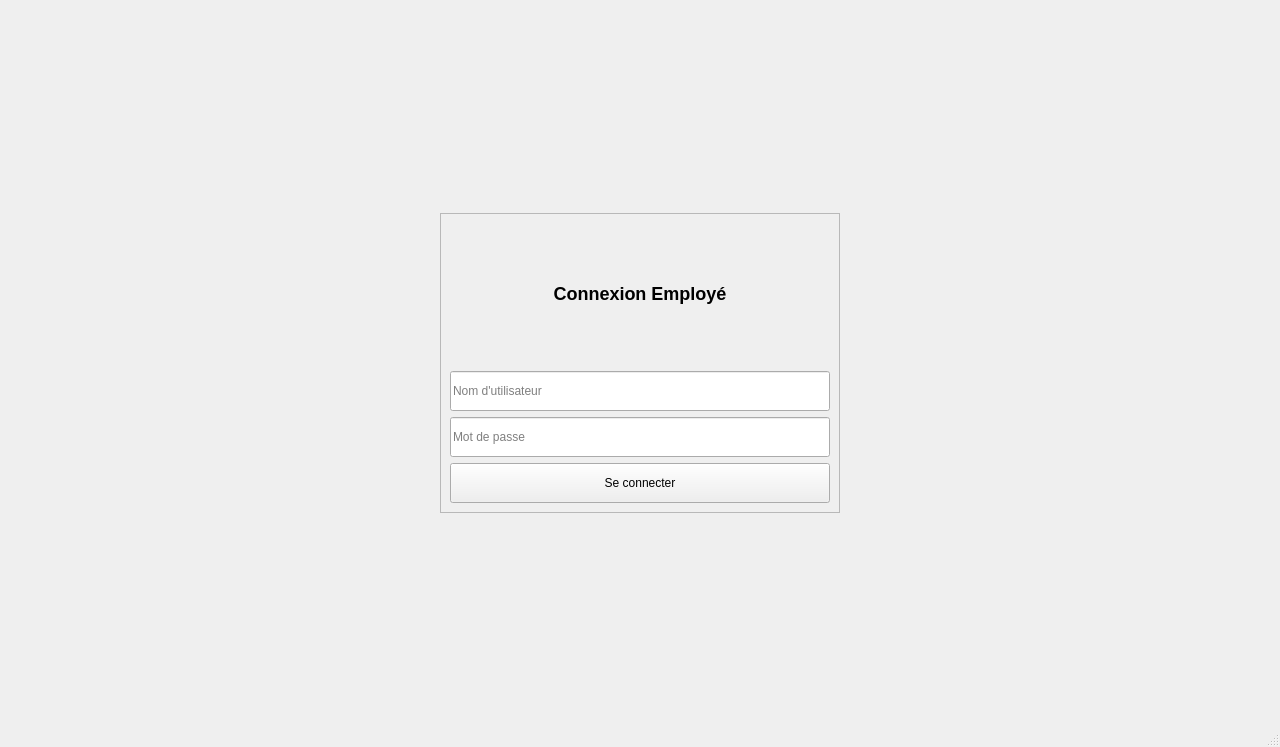
<?xml version="1.0" encoding="UTF-8"?>
<ui version="4.0">
 <class>EmployesPage</class>
 <widget class="QMainWindow" name="EmployesPage">
  <property name="geometry">
   <rect>
    <x>0</x>
    <y>0</y>
    <width>1280</width>
    <height>720</height>
   </rect>
  </property>
  <property name="windowTitle">
   <string>Pet Manager - Gestion des Employés</string>
  </property>
  <widget class="QWidget" name="centralwidget">
   <layout class="QVBoxLayout" name="verticalLayout">
    <item>
     <widget class="QStackedWidget" name="stackedWidget">
      <property name="currentIndex">
       <number>0</number>
      </property>
      <widget class="QWidget" name="pageLogin">
       <layout class="QVBoxLayout" name="verticalLayout_2">
        <item>
         <spacer name="verticalSpacer">
          <property name="orientation">
           <enum>Qt::Vertical</enum>
          </property>
          <property name="sizeHint" stdset="0">
           <size>
            <width>20</width>
            <height>40</height>
           </size>
          </property>
         </spacer>
        </item>
        <item alignment="Qt::AlignHCenter">
         <widget class="QFrame" name="frame">
          <property name="minimumSize">
           <size>
            <width>400</width>
            <height>300</height>
           </size>
          </property>
          <property name="frameShape">
           <enum>QFrame::StyledPanel</enum>
          </property>
          <property name="frameShadow">
           <enum>QFrame::Raised</enum>
          </property>
          <layout class="QVBoxLayout" name="verticalLayout_3">
           <item>
            <widget class="QLabel" name="labelTitle">
             <property name="text">
              <string>&lt;h2&gt;Connexion Employé&lt;/h2&gt;</string>
             </property>
             <property name="alignment">
              <set>Qt::AlignCenter</set>
             </property>
            </widget>
           </item>
           <item>
            <widget class="QLineEdit" name="txtLoginUsername">
             <property name="placeholderText">
              <string>Nom d'utilisateur</string>
             </property>
             <property name="minimumSize">
              <size>
               <width>0</width>
               <height>40</height>
              </size>
             </property>
            </widget>
           </item>
           <item>
            <widget class="QLineEdit" name="txtLoginPassword">
             <property name="echoMode">
              <enum>QLineEdit::Password</enum>
             </property>
             <property name="placeholderText">
              <string>Mot de passe</string>
             </property>
             <property name="minimumSize">
              <size>
               <width>0</width>
               <height>40</height>
              </size>
             </property>
            </widget>
           </item>
           <item>
            <widget class="QPushButton" name="btnLogin">
             <property name="minimumSize">
              <size>
               <width>0</width>
               <height>40</height>
              </size>
             </property>
             <property name="text">
              <string>Se connecter</string>
             </property>
            </widget>
           </item>
          </layout>
         </widget>
        </item>
        <item>
         <spacer name="verticalSpacer_2">
          <property name="orientation">
           <enum>Qt::Vertical</enum>
          </property>
          <property name="sizeHint" stdset="0">
           <size>
            <width>20</width>
            <height>40</height>
           </size>
          </property>
         </spacer>
        </item>
       </layout>
      </widget>
      <widget class="QWidget" name="pageCRUD">
       <layout class="QHBoxLayout" name="horizontalLayout">
        <item>
         <widget class="QFrame" name="frameSidebar">
          <property name="minimumSize">
           <size>
            <width>220</width>
            <height>0</height>
           </size>
          </property>
          <property name="maximumSize">
           <size>
            <width>220</width>
            <height>16777215</height>
           </size>
          </property>
          <layout class="QVBoxLayout" name="verticalLayout_4">
           <item>
            <widget class="QLabel" name="labelLogo">
             <property name="text">
              <string>&lt;h3&gt;Pet Manager&lt;/h3&gt;</string>
             </property>
             <property name="alignment">
              <set>Qt::AlignCenter</set>
             </property>
            </widget>
           </item>
           <item>
            <widget class="QPushButton" name="btnAccueil">
             <property name="text">
              <string>🏠 Accueil</string>
             </property>
             <property name="minimumSize">
              <size>
               <width>0</width>
               <height>40</height>
              </size>
             </property>
            </widget>
           </item>
           <item>
            <widget class="QPushButton" name="btnAnimaux">
             <property name="text">
              <string>🐾 Animaux</string>
             </property>
             <property name="minimumSize">
              <size>
               <width>0</width>
               <height>40</height>
              </size>
             </property>
            </widget>
           </item>
           <item>
            <widget class="QPushButton" name="btnRdv">
             <property name="text">
              <string>📅 Rendez-vous</string>
             </property>
             <property name="minimumSize">
              <size>
               <width>0</width>
               <height>40</height>
              </size>
             </property>
            </widget>
           </item>
           <item>
            <widget class="QPushButton" name="btnStock">
             <property name="text">
              <string>📦 Stock</string>
             </property>
             <property name="minimumSize">
              <size>
               <width>0</width>
               <height>40</height>
              </size>
             </property>
            </widget>
           </item>
           <item>
            <widget class="QPushButton" name="btnCommandes">
             <property name="text">
              <string>🛒 Commandes</string>
             </property>
             <property name="minimumSize">
              <size>
               <width>0</width>
               <height>40</height>
              </size>
             </property>
            </widget>
           </item>
           <item>
            <widget class="QPushButton" name="btnFournisseurs">
             <property name="text">
              <string>🚚 Fournisseurs</string>
             </property>
             <property name="minimumSize">
              <size>
               <width>0</width>
               <height>40</height>
              </size>
             </property>
            </widget>
           </item>
           <item>
            <widget class="QPushButton" name="btnEmployes">
             <property name="text">
              <string>👥 Employés</string>
             </property>
             <property name="minimumSize">
              <size>
               <width>0</width>
               <height>40</height>
              </size>
             </property>
            </widget>
           </item>
           <item>
            <widget class="QPushButton" name="btnParametres">
             <property name="text">
              <string>⚙️ Paramètres</string>
             </property>
             <property name="minimumSize">
              <size>
               <width>0</width>
               <height>40</height>
              </size>
             </property>
            </widget>
           </item>
           <item>
            <spacer name="verticalSpacer_3">
             <property name="orientation">
              <enum>Qt::Vertical</enum>
             </property>
             <property name="sizeHint" stdset="0">
              <size>
               <width>20</width>
               <height>40</height>
              </size>
             </property>
            </spacer>
           </item>
           <item>
            <widget class="QPushButton" name="btnLogout">
             <property name="text">
              <string>🚪 Déconnexion</string>
             </property>
             <property name="minimumSize">
              <size>
               <width>0</width>
               <height>40</height>
              </size>
             </property>
            </widget>
           </item>
          </layout>
         </widget>
        </item>
        <item>
         <widget class="QFrame" name="frameContent">
          <layout class="QVBoxLayout" name="verticalLayout_5">
           <item>
            <widget class="QFrame" name="frameHeader">
             <property name="styleSheet">
              <string>border-bottom: 1px solid #E0E0E0; padding-bottom: 12px; margin-bottom: 12px;</string>
             </property>
             <layout class="QHBoxLayout" name="horizontalLayoutHeader">
              <property name="leftMargin">
               <number>0</number>
              </property>
              <property name="topMargin">
               <number>0</number>
              </property>
              <property name="rightMargin">
               <number>0</number>
              </property>
              <property name="bottomMargin">
               <number>0</number>
              </property>
              <item>
               <widget class="QLabel" name="labelTitleIcon">
                <property name="styleSheet">
                 <string>font-size: 28px;</string>
                </property>
                <property name="text">
                 <string>👥</string>
                </property>
               </widget>
              </item>
              <item>
               <widget class="QLabel" name="labelPageTitle">
                <property name="text">
                 <string>Gestion des Employés</string>
                </property>
                <property name="styleSheet">
                 <string>font-size: 24px; font-weight: bold; color: #2D3436;</string>
                </property>
               </widget>
              </item>
              <item>
               <spacer name="horizontalSpacer">
                <property name="orientation">
                 <enum>Qt::Horizontal</enum>
                </property>
                <property name="sizeHint" stdset="0">
                 <size>
                  <width>40</width>
                  <height>20</height>
                 </size>
                </property>
               </spacer>
              </item>
              <item>
               <widget class="QFrame" name="frameBellContainer">
                <property name="frameShape">
                 <enum>QFrame::NoFrame</enum>
                </property>
                <layout class="QGridLayout" name="gridLayoutBell">
                 <property name="leftMargin">
                  <number>0</number>
                 </property>
                 <property name="topMargin">
                  <number>0</number>
                 </property>
                 <property name="rightMargin">
                  <number>0</number>
                 </property>
                 <property name="bottomMargin">
                  <number>0</number>
                 </property>
                 <item row="0" column="0">
                  <widget class="QLabel" name="labelBell">
                   <property name="styleSheet">
                    <string>font-size: 24px;</string>
                   </property>
                   <property name="text">
                    <string>🔔</string>
                   </property>
                  </widget>
                 </item>
                 <item row="0" column="0" alignment="Qt::AlignRight|Qt::AlignTop">
                  <widget class="QLabel" name="labelNotifBadge">
                   <property name="styleSheet">
                    <string>background-color: #D9534F; color: white; border-radius: 9px; font-size: 10px; font-weight: bold; padding: 2px 5px; min-width: 18px; min-height: 18px; qproperty-alignment: AlignCenter;</string>
                   </property>
                   <property name="text">
                    <string>0</string>
                   </property>
                  </widget>
                 </item>
                </layout>
               </widget>
              </item>
              <item>
               <widget class="QLabel" name="labelAvatar">
                <property name="styleSheet">
                 <string>font-size: 24px; color: #2A8C82; border: 2px solid #2A8C82; border-radius: 22px; min-width: 44px; min-height: 44px;</string>
                </property>
                <property name="text">
                 <string>👤</string>
                </property>
                <property name="alignment">
                 <set>Qt::AlignCenter</set>
                </property>
               </widget>
              </item>
              <item>
               <layout class="QVBoxLayout" name="verticalLayoutUser">
                <item>
                 <widget class="QLabel" name="labelUserName">
                  <property name="text">
                   <string>Dr. Sami Ben Ali</string>
                  </property>
                  <property name="styleSheet">
                   <string>font-weight: bold; font-size: 14px;</string>
                  </property>
                 </widget>
                </item>
                <item>
                 <widget class="QLabel" name="labelUserRole">
                  <property name="text">
                   <string>Médecin Vétérinaire</string>
                  </property>
                  <property name="styleSheet">
                   <string>color: #6C757D; font-size: 12px;</string>
                  </property>
                 </widget>
                </item>
               </layout>
              </item>
             </layout>
            </widget>
           </item>
           <item>
            <widget class="QTabWidget" name="tabWidget">
             <property name="currentIndex">
              <number>0</number>
             </property>
             <widget class="QWidget" name="tabListe">
              <attribute name="title">
               <string>Liste des employés</string>
              </attribute>
              <layout class="QVBoxLayout" name="verticalLayout_tabListe">
               <item>
                <widget class="QFrame" name="frameToolbar">
                 <layout class="QHBoxLayout" name="horizontalLayout_2">
                  <item>
                   <widget class="QLineEdit" name="txtRecherche">
                    <property name="placeholderText">
                     <string>Rechercher par nom ou prénom...</string>
                    </property>
                    <property name="minimumSize">
                     <size>
                      <width>0</width>
                      <height>35</height>
                     </size>
                    </property>
                   </widget>
                  </item>
                  <item>
                   <widget class="QComboBox" name="cmbTri">
                    <property name="minimumSize">
                     <size>
                      <width>0</width>
                      <height>35</height>
                     </size>
                    </property>
                    <item>
                     <property name="text">
                      <string>Aucun tri</string>
                     </property>
                    </item>
                    <item>
                     <property name="text">
                      <string>Trier par poste</string>
                     </property>
                    </item>
                   </widget>
                  </item>
                 </layout>
                </widget>
               </item>
               <item>
                <widget class="QTableWidget" name="tblEmployes">
                 <property name="columnCount">
                  <number>9</number>
                 </property>
                 <column><property name="text"><string>ID</string></property></column>
                 <column><property name="text"><string>Nom</string></property></column>
                 <column><property name="text"><string>Prénom</string></property></column>
                 <column><property name="text"><string>Email</string></property></column>
                 <column><property name="text"><string>Téléphone</string></property></column>
                 <column><property name="text"><string>Poste</string></property></column>
                 <column><property name="text"><string>Salaire</string></property></column>
                 <column><property name="text"><string>Date Embauche</string></property></column>
                 <column><property name="text"><string>Statut</string></property></column>
                </widget>
               </item>
               <item>
                <layout class="QHBoxLayout" name="horizontalLayout_3">
                 <item>
                  <widget class="QPushButton" name="btnAjouter">
                   <property name="minimumSize"><size><width>0</width><height>35</height></size></property>
                   <property name="text"><string>➕ Ajouter</string></property>
                  </widget>
                 </item>
                 <item>
                  <widget class="QPushButton" name="btnModifier">
                   <property name="minimumSize"><size><width>0</width><height>35</height></size></property>
                   <property name="text"><string>✏️ Modifier</string></property>
                  </widget>
                 </item>
                 <item>
                  <widget class="QPushButton" name="btnSupprimer">
                   <property name="minimumSize"><size><width>0</width><height>35</height></size></property>
                   <property name="text"><string>🗑️ Supprimer</string></property>
                  </widget>
                 </item>
                 <item>
                  <widget class="QPushButton" name="btnExporterPDF">
                   <property name="minimumSize"><size><width>0</width><height>35</height></size></property>
                   <property name="text"><string>📄 Export PDF</string></property>
                  </widget>
                 </item>
                 <item>
                  <widget class="QPushButton" name="btnExporterExcel">
                   <property name="minimumSize"><size><width>0</width><height>35</height></size></property>
                   <property name="text"><string>📊 Export Excel</string></property>
                  </widget>
                 </item>
                </layout>
               </item>
              </layout>
             </widget>
             <widget class="QWidget" name="tabStats">
              <attribute name="title">
               <string>Statistiques</string>
              </attribute>
              <layout class="QVBoxLayout" name="verticalLayout_tabStats">
               <item>
                <widget class="QFrame" name="frameChartPoste">
                 <property name="minimumSize"><size><width>0</width><height>250</height></size></property>
                 <property name="frameShape"><enum>QFrame::StyledPanel</enum></property>
                 <layout class="QVBoxLayout" name="layoutChartPoste"/>
                </widget>
               </item>
               <item>
                <widget class="QFrame" name="frameChartStatut">
                 <property name="minimumSize"><size><width>0</width><height>250</height></size></property>
                 <property name="frameShape"><enum>QFrame::StyledPanel</enum></property>
                 <layout class="QVBoxLayout" name="layoutChartStatut"/>
                </widget>
               </item>
              </layout>
             </widget>
             <widget class="QWidget" name="tabPlanning">
              <attribute name="title">
               <string>Planning Intelligent</string>
              </attribute>
              <layout class="QVBoxLayout" name="verticalLayout_tabPlanning">
               <item>
                <widget class="QPushButton" name="btnGenererPlanning">
                 <property name="text"><string>⚡ Générer le Planning Intelligent</string></property>
                 <property name="minimumSize"><size><width>0</width><height>40</height></size></property>
                </widget>
               </item>
               <item>
                <widget class="QTableWidget" name="tblPlanning">
                 <property name="columnCount"><number>7</number></property>
                 <column><property name="text"><string>Employé</string></property></column>
                 <column><property name="text"><string>Poste</string></property></column>
                 <column><property name="text"><string>Lundi</string></property></column>
                 <column><property name="text"><string>Mardi</string></property></column>
                 <column><property name="text"><string>Mercredi</string></property></column>
                 <column><property name="text"><string>Jeudi</string></property></column>
                 <column><property name="text"><string>Vendredi</string></property></column>
                </widget>
               </item>
              </layout>
             </widget>
             <widget class="QWidget" name="tabCompetences">
              <attribute name="title">
               <string>Compétences &amp; Formations</string>
              </attribute>
              <layout class="QVBoxLayout" name="verticalLayout_tabCompetences">
               <item>
                <widget class="QPushButton" name="btnVerifierAlertes">
                 <property name="text"><string>⚠️ Vérifier les Alertes de Formation</string></property>
                 <property name="minimumSize"><size><width>0</width><height>40</height></size></property>
                </widget>
               </item>
               <item>
                <widget class="QTableWidget" name="tblCompetences">
                 <property name="columnCount"><number>5</number></property>
                 <column><property name="text"><string>Employé</string></property></column>
                 <column><property name="text"><string>Poste</string></property></column>
                 <column><property name="text"><string>Compétences</string></property></column>
                 <column><property name="text"><string>Dernière Formation</string></property></column>
                 <column><property name="text"><string>Statut</string></property></column>
                </widget>
               </item>
              </layout>
             </widget>
            </widget>
           </item>
          </layout>
         </widget>
        </item>
        <item>
         <widget class="QFrame" name="frameForm">
          <property name="minimumSize">
           <size>
            <width>350</width>
            <height>0</height>
           </size>
          </property>
          <property name="maximumSize">
           <size>
            <width>350</width>
            <height>16777215</height>
           </size>
          </property>
          <layout class="QVBoxLayout" name="verticalLayout_6">
           <item>
            <widget class="QLabel" name="labelFormTitle">
             <property name="text">
              <string>&lt;h3&gt;Formulaire Employé&lt;/h3&gt;</string>
             </property>
            </widget>
           </item>
           <item>
            <widget class="QLineEdit" name="txtNom">
             <property name="placeholderText">
              <string>Nom *</string>
             </property>
            </widget>
           </item>
           <item>
            <widget class="QLineEdit" name="txtPrenom">
             <property name="placeholderText">
              <string>Prénom *</string>
             </property>
            </widget>
           </item>
           <item>
            <widget class="QLineEdit" name="txtEmail">
             <property name="placeholderText">
              <string>Email *</string>
             </property>
            </widget>
           </item>
           <item>
            <widget class="QLineEdit" name="txtTelephone">
             <property name="placeholderText">
              <string>Téléphone *</string>
             </property>
            </widget>
           </item>
           <item>
            <widget class="QComboBox" name="cmbPoste">
             <item><property name="text"><string>Vétérinaire</string></property></item>
             <item><property name="text"><string>Assistant</string></property></item>
             <item><property name="text"><string>Secrétaire</string></property></item>
             <item><property name="text"><string>Toilettteur</string></property></item>
             <item><property name="text"><string>Gardien</string></property></item>
            </widget>
           </item>
           <item>
            <widget class="QDoubleSpinBox" name="spnSalaire">
             <property name="suffix"><string> TND</string></property>
             <property name="maximum"><double>999999.990000000037253</double></property>
            </widget>
           </item>
           <item>
            <widget class="QDateEdit" name="dateEmbauche">
             <property name="displayFormat"><string>dd/MM/yyyy</string></property>
             <property name="calendarPopup"><bool>true</bool></property>
            </widget>
           </item>
           <item>
            <widget class="QComboBox" name="cmbStatut">
             <item><property name="text"><string>Actif</string></property></item>
             <item><property name="text"><string>En congé</string></property></item>
             <item><property name="text"><string>Inactif</string></property></item>
            </widget>
           </item>
           <item>
            <widget class="QPushButton" name="btnEnregistrer">
             <property name="minimumSize"><size><width>0</width><height>40</height></size></property>
             <property name="text"><string>💾 Enregistrer</string></property>
            </widget>
           </item>
           <item>
            <widget class="QPushButton" name="btnAnnuler">
             <property name="minimumSize"><size><width>0</width><height>40</height></size></property>
             <property name="text"><string>❌ Annuler</string></property>
            </widget>
           </item>
          </layout>
         </widget>
        </item>
       </layout>
      </widget>
     </widget>
    </item>
   </layout>
  </widget>
  <widget class="QMenuBar" name="menubar">
   <property name="geometry">
    <rect>
     <x>0</x>
     <y>0</y>
     <width>1280</width>
     <height>25</height>
    </rect>
   </property>
  </widget>
  <widget class="QStatusBar" name="statusbar"/>
 </widget>
 <resources/>
 <connections/>
</ui>
